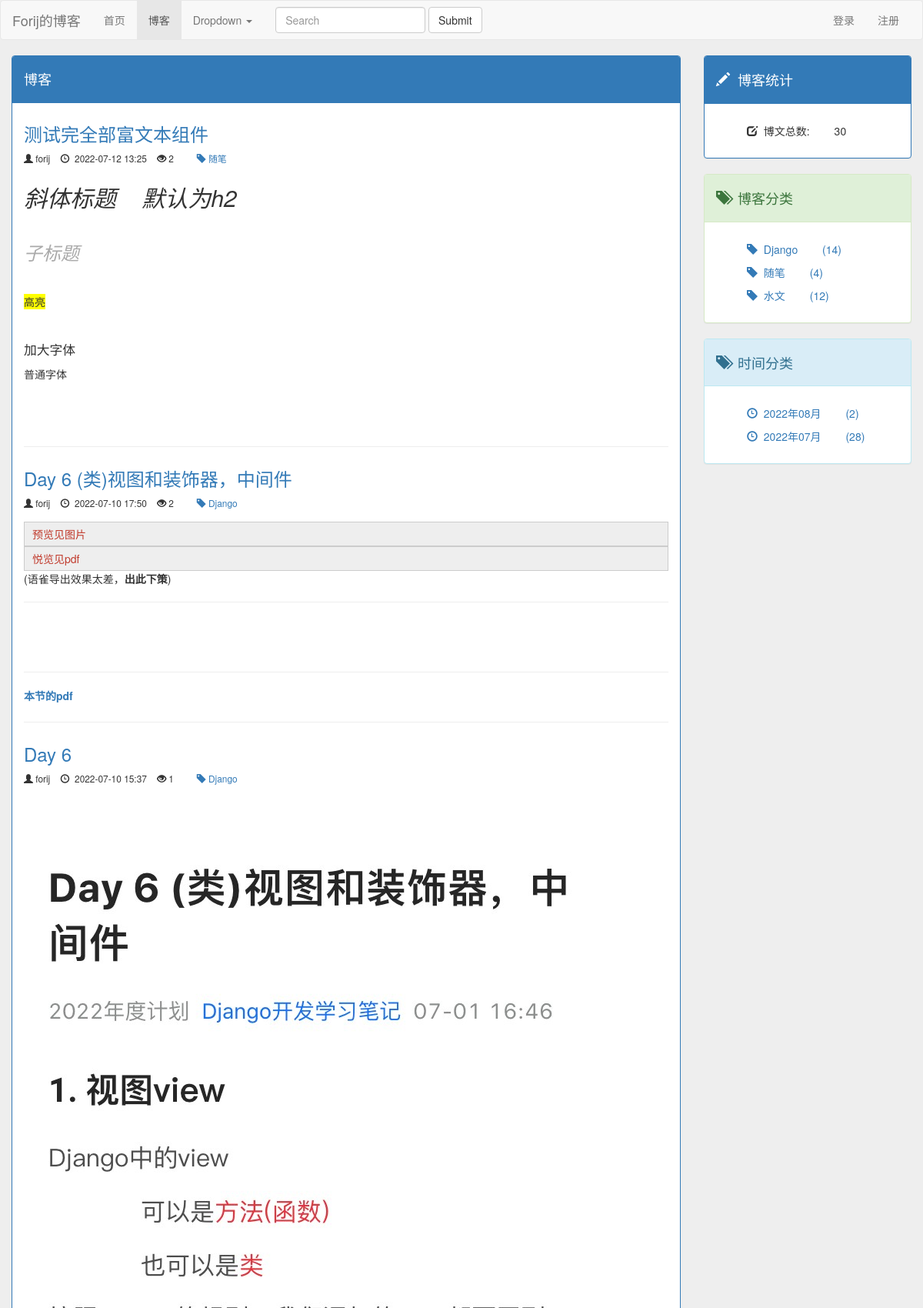
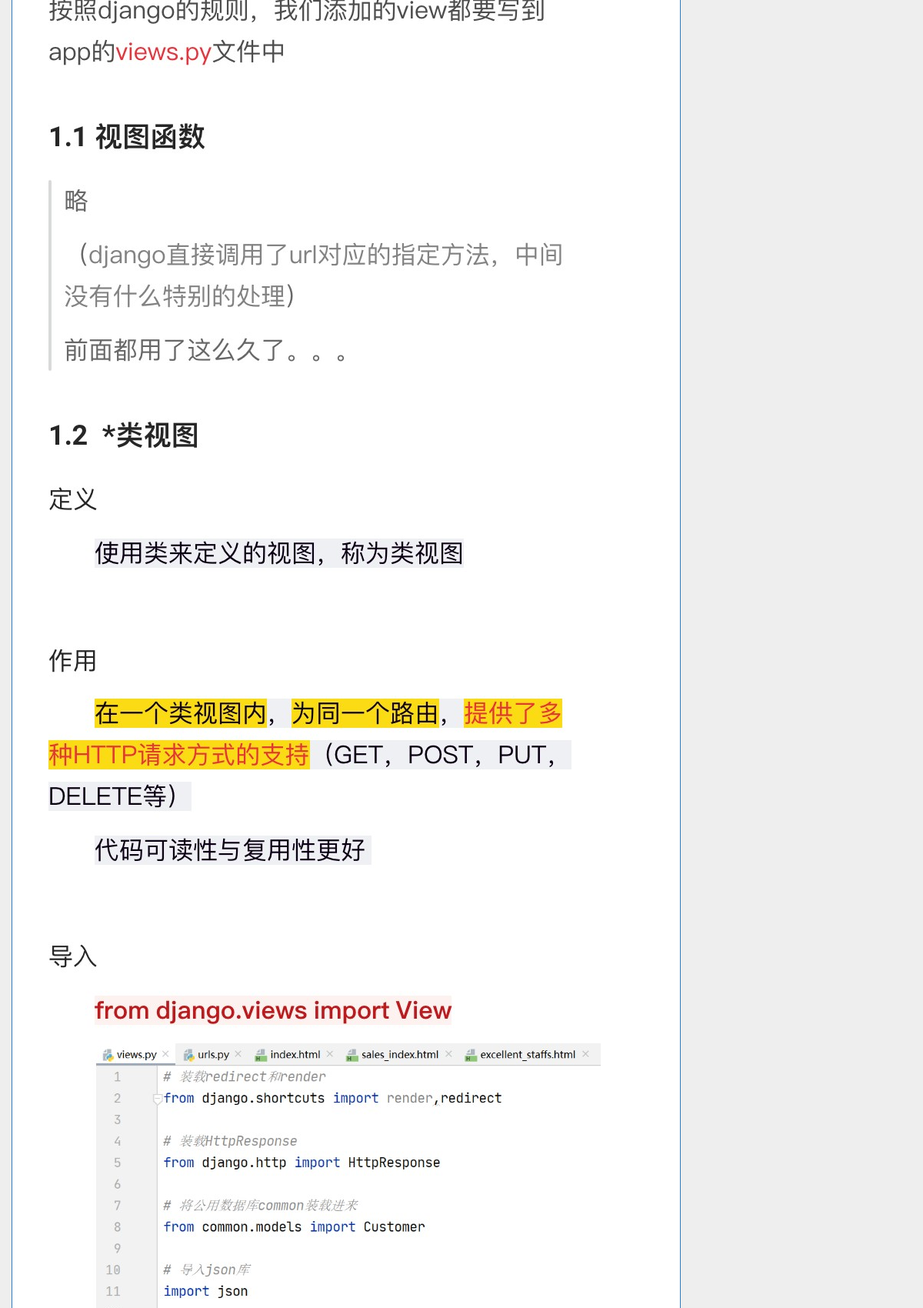
Page /blog/?page=3 (upper part) on the committed database (2 pictures, top to bottom).
### blog/models.py (models this page shows, shortened)
class Blog(models.Model,ReadNumExpand):
    title = models.CharField(max_length=50)
    blog_type = models.ForeignKey(BlogType ,on_delete=models.DO_NOTHING)
    content = RichTextUploadingField()
    author = models.ForeignKey(User ,on_delete=models.DO_NOTHING)
    created_time = models.DateTimeField(auto_now_add=True)
    last_updated_time = models.DateTimeField(auto_now=True)
    class Meta:
        ordering = ['-created_time']

class BlogType(models.Model):
    type_name = models.CharField(max_length=15)
    def __str__(self):
        return self.type_name

### read_count/models.py (models this page shows)
class ReadNum(models.Model):
    read_num = models.IntegerField(default=0)
    content_type = models.ForeignKey(ContentType, on_delete=models.DO_NOTHING)
    object_id = models.PositiveIntegerField()
    content_object = GenericForeignKey('content_type', 'object_id')

### blog/views.py (the view)
# urls.py: path('',views.blog_list,name = 'blog_list'),
def blog_list(request):
    blogs = Blog.objects.all()        # 获取需要的博文们blogs
    context = get_blog_list_common(request,blogs)   # 对blogs进行分页处理留一些必要的参数
    return render(request,'blog/blog_list.html', context)

### read_count/models.py (called while the page is built)
    def get_read_num(self):
        try:
            blog_obj = ContentType.objects.get_for_model(self)
            readNum_obj = ReadNum.objects.get(content_type=blog_obj,object_id=self.id)
        except exceptions.ObjectDoesNotExist:# 查询，结果不存在该博文计数信息,给该博文创建计数信息，默认值为0
            readNum_obj = ReadNum.objects.create(content_type=blog_obj,object_id=self.id)
        return readNum_obj.read_num

### templates/blog/blog_list.html (shortened to what this page needs)
{% extends 'base.html' %}
{% load staticfiles %}
{% block head_extends %}
    <link rel="stylesheet" href="{% static 'css/blog.css' %}">
{% endblock %}
{% block nav_blog_active %}active{% endblock %}
{% block content %}
    <div class="row">
        <div class="col-xs-12 col-sm-8 col-md-9 col-lg-9">
            <div class="panel panel-primary">
                <div class="panel-heading">
                    <h4>
                        {% block blog_type %}
                            博客
                        {% endblock %}
                    </h4>
                </div>
                <div class="panel-body">
                    {% for blog in page_of_blogs.object_list %}
                        <div class="blog">
                            <h3>
                                <a href="{% url 'blog:blog_detail' blog.id %}">
                                    {{ blog.title }}
                                </a>
                            </h3>
                            <small>
                                <div class="blog_info">
                                <span class="glyphicon glyphicon-user" aria-hidden="true"></span>&nbsp;{{ blog.author }}&nbsp;&nbsp;&nbsp;
                                <span class="glyphicon glyphicon-time" aria-hidden="true"></span>&nbsp{{ blog.created_time|date:" Y-m-d H:i" }}&nbsp;&nbsp;&nbsp;
                                {% if blog.get_read_num %}
                                    <span class="glyphicon glyphicon-eye-open" aria-hidden="true"></span>&nbsp;{{ blog.get_read_num }}&nbsp;&nbsp;&nbsp;
                                {% else %}
                                    <span class="glyphicon glyphicon-eye-close" aria-hidden="true"></span>
                                {% endif %}&nbsp;&nbsp;&nbsp;&nbsp;
                                <a href="{% url 'blog:blog_relevant' blog.blog_type.id %}">
                                    <span class="glyphicon glyphicon-tag" aria-hidden="true"></span>&nbsp;{{ blog.blog_type }}
                                </a>&nbsp;&nbsp;&nbsp;
                                </div>
                            </small>
                            <p>{{ blog.content|safe|truncatechars_html:100 }}</p>
                        </div>
                    {% empty %}
                        <div class="blog">
                            <h3>尚无文章，敬请期待</h3>
                        </div>
                    {% endfor %}
                </div>
            </div>
        </div>
        <div class="hidden-xs col-sm-4 col-md-3 col-lg-3">
            <div class="panel panel-primary">
                <div class="panel-heading">
                    <h4><span class="glyphicon glyphicon-pencil" aria-hidden="true"></span>&nbsp;&nbsp;博客统计</h4>
                </div>
                <div class="panel-body">
                    <ul class="blog_type">
                            <li>
                                    <span class="glyphicon glyphicon-edit" aria-hidden="true"></span>&nbsp;
                                    {% block blog_number_totle %}
                                        博文总数:
                                    {% endblock %}
                                <span style="margin-left: 2em">{{ page_of_blogs.paginator.count }}</span>
                            </li>
                    </ul>
                </div>
            </div>
            <div class="panel panel-success">
                <div class="panel-heading">
                    <h4><span class="glyphicon glyphicon-tags" aria-hidden="true"></span>&nbsp;&nbsp;博客分类</h4>
                </div>
                <div class="panel-body">
                    <ul class="blog_type">
                        {% for blog_type in blog_types %}
                            <li>
                                <a href="{% url 'blog:blog_relevant' blog_type.id %}">
                                    <span class="glyphicon glyphicon-tag" aria-hidden="true"></span>&nbsp;
                                    {{ blog_type.type_name }}
                                    <span style="margin-left: 2em">({{ blog_type.blog_count }})</span>
                                </a>
                            </li>
                        {% empty %}
                            <li>暂无博客分类</li>
                        {% endfor %}
                    </ul>
                </div>
            </div>
            <div class="panel panel-info">
                <div class="panel-heading">
                    <h4><span class="glyphicon glyphicon-tags" aria-hidden="true"></span>&nbsp;&nbsp;时间分类</h4>
                </div>
                <div class="panel-body">
                    <ul class="blog_type">
                        {% for blog_date,blog_count in blog_dates.items %}
                            <li>
                                <a href="{% url 'blog:blog_date' blog_date.year blog_date.month %}">
                                    <span class="glyphicon glyphicon-time" aria-hidden="true"></span>&nbsp;
                                    {{ blog_date|date:" Y年m月" }}
                                    <span style="margin-left: 2em">({{ blog_count }})</span>
                                </a>
                            </li>
                        {% empty %}
                            <li>暂无博客分类</li>
                        {% endfor %}
                    </ul>
                </div>
            </div>
        </div>
    </div>
{% endblock %}

### templates/base.html (shortened to what this page needs)
{% load staticfiles %}
<!DOCTYPE html>
<html lang="zh-CN">
<head>
    <link rel="stylesheet" href="https://stackpath.bootstrapcdn.com/bootstrap/3.4.1/css/bootstrap.min.css">
    <link rel="stylesheet" href="{% static 'css/base.css' %}">
    {% block head_extends %}{% endblock %}
</head>
<body>
<nav class="navbar navbar-default">
  <div class="container-fluid">
    <div class="navbar-header">
      <a class="navbar-brand" href="{% url 'home' %}">Forij的博客</a>
    </div>
    <div class="collapse navbar-collapse" id="bs-example-navbar-collapse-1">
      <ul class="nav navbar-nav">
        <li class="{% block nav_index_active %}{% endblock %}"><a href="/">首页 </a></li>
        <li class="{% block nav_blog_active %}{% endblock %}"><a href="{% url 'blog:blog_list' %}">博客</a></li>
        <li class="dropdown">
          <a href="#" class="dropdown-toggle" data-toggle="dropdown" role="button" aria-haspopup="true" aria-expanded="false">Dropdown <span class="caret"></span></a>
        </li>
      </ul>
      <form class="navbar-form navbar-left">
        <div class="form-group">
          <input type="text" class="form-control" placeholder="Search">
        </div>
        <button type="submit" class="btn btn-default">Submit</button>
      </form>
      <ul class="nav navbar-nav navbar-right" id="auth">
          {% if user.is_authenticated %}
              <li><a>欢迎!  {{ user.username }}</a></li>
              <li class="dropdown">
                  <a href="#" class="dropdown-toggle" data-toggle="dropdown" role="button" aria-haspopup="true" aria-expanded="false">操作集<span class="caret"></span></a>
                  <ul class="dropdown-menu">
                    <li><a href="#">收到的回复</a></li>
                    <li role="separator" class="divider"></li>
                    <li><a href="#">我的收藏</a></li>
                    <li role="separator" class="divider"></li>
                    <li><a href="#" id="logout">退出登录</a></li>
                  </ul>
              </li>
          {% else %}
              <li><a href="/user_auth/login/">登录</a></li>
              <li><a href="/user_auth/register/">注册</a></li>
          {% endif %}
      </ul>
    </div>
  </div>
</nav>
<div class="container-fluid">
    {% block content %}
    {% endblock %}
</div>
</body>
</html>

### static/css/base.css (style rules this page uses)
body { background-color: #eee; }
ul { list-style-type: none; }

### static/css/blog.css (style rules this page uses)
.blog_type li { margin-top: 10px; }
.blog:not(:last-child) { margin-bottom: 2em; padding-bottom: 1em; border-bottom: 1px solid #eee; }
.blog h3 { margin-top: 0.5em; }
.blog_info { padding-bottom: 6px; }

### rows in the picture
Blog: title "测试完全部富文本组件", author "forij", created_time "2022-07-12 13:25", get_read_num "2", blog_type "随笔", content "斜体标题 默认为h2 子标题 高亮 加大字体 普通字体"
Blog: title "Day 6 (类)视图和装饰器，中间件", author "forij", created_time "2022-07-10 17:50", get_read_num "2", blog_type "Django", content "预览见图片 悦览见pdf (语雀导出效果太差， 出此下策 ) 本节的pdf"
Blog: title "Day 6", author "forij", created_time "2022-07-10 15:37", get_read_num "1", blog_type "Django", content (picture)
BlogType: type_name "Django", blog_count "14"
BlogType: type_name "随笔", blog_count "4"
BlogType: type_name "水文", blog_count "12"

### other values in the picture
{{ page_of_blogs.paginator.count }} "30"
{{ blog_date|date:" Y年m月" }} "2022年08月" "2022年07月"
{{ blog_count }} "2" "28"
